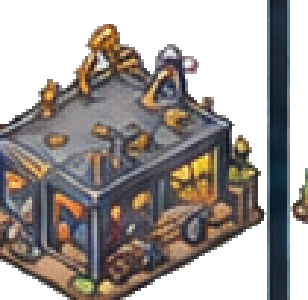
#> input picture assets/buildings/workshop.png, 308 x 300 px, found by its file name
$ python fix_floor_edge_workshop.py 5 5
#> lines starting #> are read from the running program, lines starting #| are printed output that depends on the picture
import sys
from PIL import Image
S='/tmp/claude-0/-home-claude/77a2a33f-40e5-51d5-92b1-709af4ea3c51/scratchpad/workshop/'
DX,DY=int(sys.argv[1]),int(sys.argv[2])
src=Image.open('assets/buildings/t56/workshop.png').convert('RGBA');W,H=src.size;q=src.load()
#> further down, src is the input picture: PIL image 308x300 RGBA; mean R, G, B, A 64.1, 58, 54.9, 154.1
#> after `W, H = src.size`: W = 308; H = 300
def brown(c):
    r,g,b,a=c; return a and r>=60 and r-b>=40 and g>=0.52*r and g<r
def floor(c):
    r,g,b,a=c; return a and ((abs(r-g)<=12 and 0<=r-b<=30 and r>=110) or (abs(r-g)<=8 and 0<=r-b<=20 and r>=72))
X0,X1,Y0,Y1=61,W,30,58
#> X0 = 61; X1 = 308; Y0 = 30; Y1 = 58
def wallbot(x): return 44-(x-60)//2
def inobj(x,y):
#> called with x = 61, y = 30
    c=q[x,y]
#> c = (0, 0, 0, 0)
    if c[3]==0 or floor(c) or brown(c): return False
    if y<wallbot(x)-1 and max(c[:3])<=25:   # wall plank outlines
        return False
    return True
obj={(x,y):q[x,y] for x in range(X0,X1) for y in range(Y0,Y1) if inobj(x,y)}
#> obj = 1121 items
for it in range(2):
    add={}
    for x in range(X0,X1):
        for y in range(Y0,Y1):
            if (x,y) in obj or q[x,y][3]==0 or brown(q[x,y]): continue
            hits=sum(any((x+dx*k,y+dy*k) in obj for k in range(1,4)) for dx,dy in ((1,0),(-1,0),(0,1),(0,-1)))
            if hits>=4: add[(x,y)]=q[x,y]
    obj.update(add)
im=src.copy();p=im.load()
for (x,y) in obj:
    if y>=wallbot(x): p[x,y]=(150,142,126,255)
    else:
        for k in range(1,10):
            if 0<=x-k and brown(q[x-k,y]): p[x,y]=q[x-k,y];break
        else: p[x,y]=(0,0,0,0)
#> this loop made 1121 passes
#> (x, y) on passes 1 to 3: (88, 53), (88, 54), (88, 55)
for (x,y),c in obj.items(): p[x+DX,y+DY]=c
#> this loop made 1121 passes
#> (x, y, c) on passes 1 to 3: (88, 53, (192, 177, 158, 247)), (88, 54, (192, 177, 158, 247)), (88, 55, (192, 177, 158, 247))
BX,BY=29,74
def yb(x): return BY-(x-BX)//2
RX=85
for x in range(BX+1,W):
    b=yb(x)
    for y in range(max(b+1,0),H): p[x,y]=(0,0,0,0)
    if x>RX:
        for y in range(H): p[x,y]=(0,0,0,0)
        continue
    for y,c in ((b,(0,0,0,255)),(b-1,(80,80,72,255)),(b-2,(80,80,72,255))):
        if (x-DX,y-DY) not in obj: p[x,y]=c
# right corner: back edge up-left from (RX, yb(RX)-2)
cy=yb(RX)
for x in range(77,RX+1):
    top=cy-2-(RX-x)//2
    for y in range(0,top):
        if p[x,y][3] and floor(p[x,y]) : p[x,y]=(0,0,0,0)
    if (x-DX,top-DY) not in obj: p[x,top]=(0,0,0,255)
for y in range(cy-3,cy+1): p[RX,y]=(0,0,0,255)
im.save(S+'ws_edge.png')
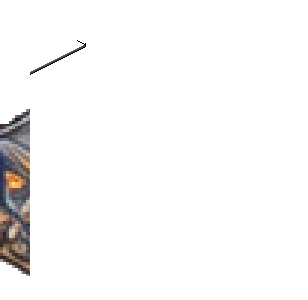
#> saved as ws_edge.png: PIL image 308x300 RGBA; mean R, G, B, A 5.7, 5.1, 4.9, 12.7; transparent parts drawn white
bg=Image.new('RGBA',(W,H),(255,0,255,255));bg.alpha_composite(im)
#> after `bg = Image.new('RGBA', (W, H), (255, 0, 255, 255))`:
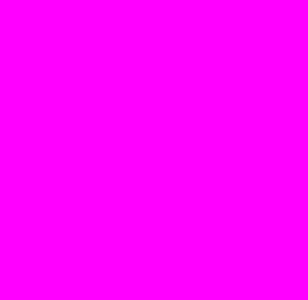
#> bg: PIL image 308x300 RGBA; mean R, G, B, A 255, 0, 255, 255
#> after `bg.alpha_composite(im)`:
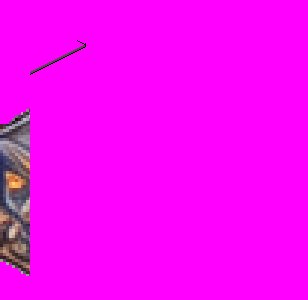
#> bg: PIL image 308x300 RGBA; mean R, G, B, A 247.8, 4.9, 247.1, 255
bg.resize((W*8,H*8),Image.NEAREST).save(S+'ws_edge_x8.png')
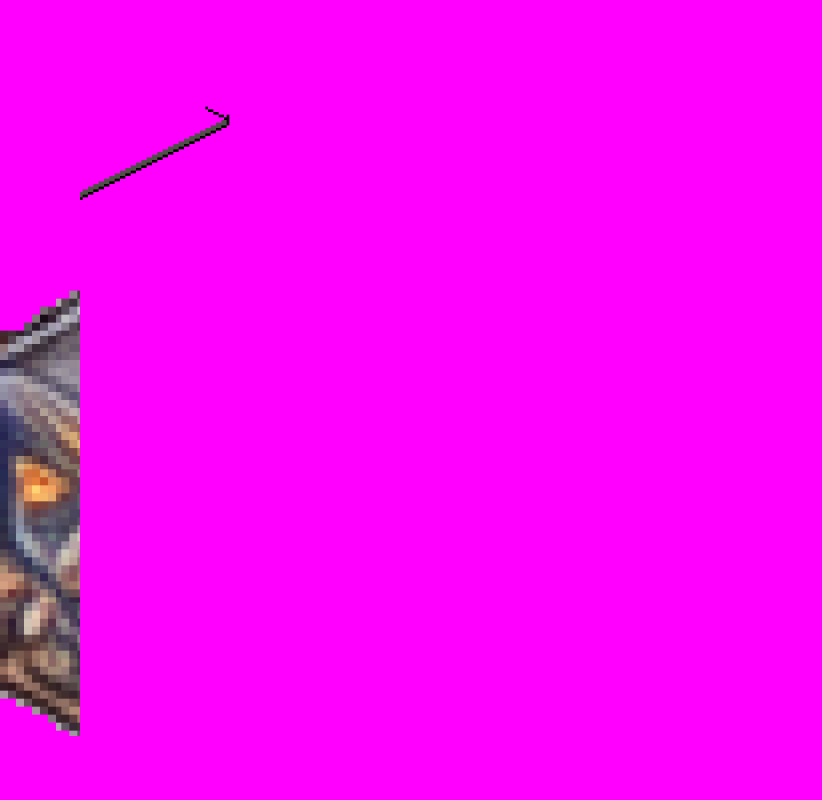
#> saved as ws_edge_x8.png: PIL image 2464x2400 RGBA (shown at 1/3 size); mean R, G, B, A 247.8, 4.9, 247.1, 255
print(len(obj))
#| 1121

$ run again, with assets/buildings/headquarters.png copied over assets/buildings/workshop.png
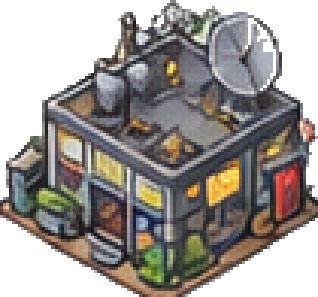
#> input picture assets/buildings/headquarters.png, 318 x 297 px, found by its file name
#> src is the input picture: PIL image 318x297 RGBA; mean R, G, B, A 74, 69.4, 65.2, 167.7
#> in inobj, `c=q[x,y]`: c = (0, 0, 0, 0)
#> `obj={(x,y):q[x,y] for x in range(X0,X1) for y in range(Y0,Y1) if inobj..`: obj = 3511 items
#> after the loop `for it in range(2):`: obj = 3529 items
#> the loop `for (x,y) in obj:` made 3529 passes
#> (x, y) on passes 1 to 3: (115, 55), (115, 56), (115, 57)
#> the loop `for (x,y),c in obj.items(): p[x+DX,y+DY]=c` made 3529 passes
#> (x, y, c) on passes 1 to 3: (115, 55, (66, 55, 51, 249)), (115, 56, (66, 55, 51, 249)), (115, 57, (66, 55, 51, 249))
#> `im.save(S+'ws_edge.png')`:
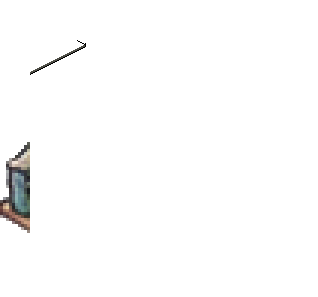
#> saved as ws_edge.png: PIL image 318x297 RGBA; mean R, G, B, A 2.3, 2.2, 2.1, 5.4; transparent parts drawn white
#> `bg.resize((W*8,H*8),Image.NEAREST).save(S+'ws_edge_x8.png')`:
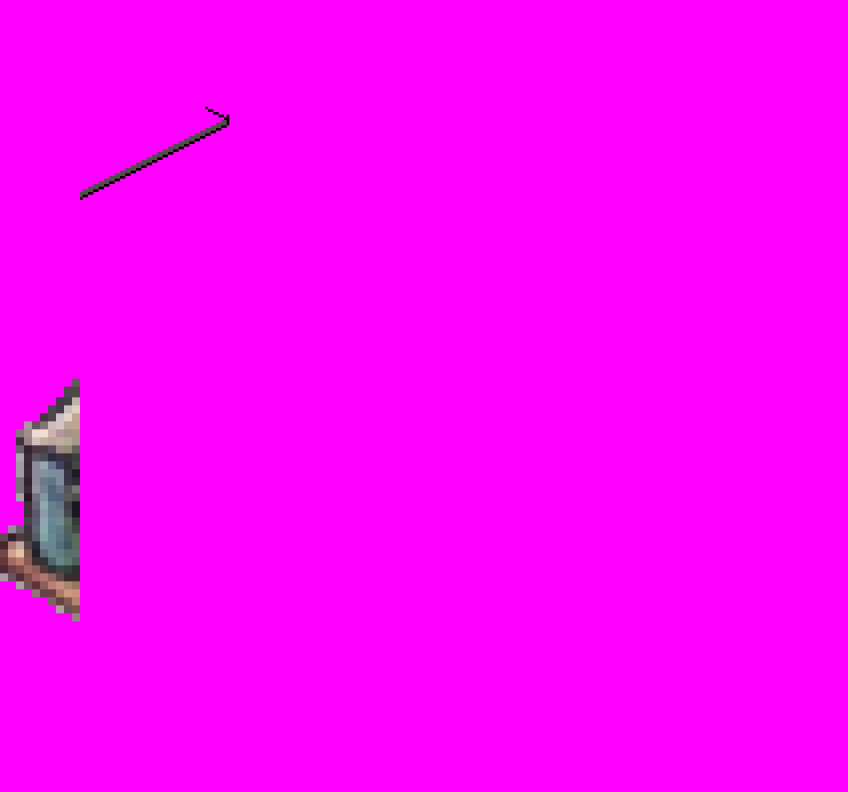
#> saved as ws_edge_x8.png: PIL image 2544x2376 RGBA (shown at 1/3 size); mean R, G, B, A 251.8, 2.2, 251.7, 255
#| 3529
